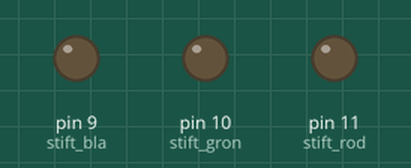
Simulated run of this sketch. Board: Arduino Uno, built with avr-gcc and run on an emulated ATmega328P. Shown: output pins drawn as LEDs (lit = HIGH).

Above: at 0.15 s.
At 5.14 s:
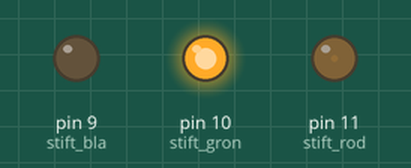
At 7.25 s:
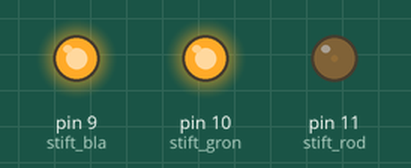
At 12.95 s:
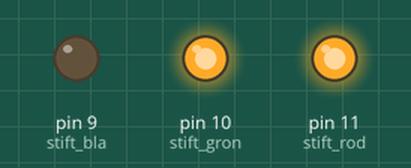
At 18.7 s:
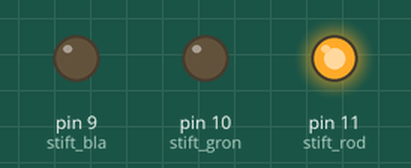
At 33.6 s:
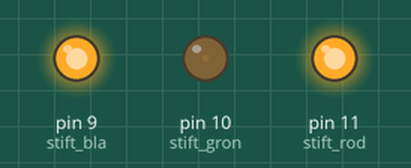
Timing chart, 0 to 40.0 s (numbered marks = the images above):
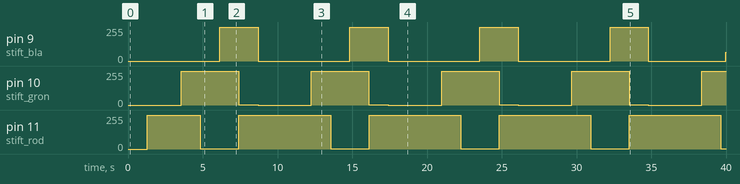

The sketch:

andy.ino
```cpp
const int stift_bla = 9;
const int stift_gron = 10;
const int stift_rod = 11;
const int vantetid1 = 1000;
const int vantetid = 5;

void setup()
{
  pinMode(stift_rod , OUTPUT);
  pinMode(stift_gron, OUTPUT);
  pinMode(stift_bla, OUTPUT);
}

void loop()
{
 for (int i=0; i<256; ++i)
 {
   analogWrite(stift_rod, i);
   analogWrite(stift_gron, 0);
   analogWrite(stift_bla, 0);
   delay(vantetid);
 }
   delay(vantetid1);

 for (int i=0; i<256; ++i)
 {
   analogWrite(stift_gron, i);
  delay(vantetid);
 }
 for (int i=0; i<256; ++i)
 {
  analogWrite(stift_rod, 256 - i);
  delay(vantetid);
 }
 for (int i=0; i<256; ++i)
 {
  analogWrite(stift_bla, i);
   delay(vantetid);
 }
for (int i=0; i<256; ++i)
 {
  analogWrite(stift_gron, 256 - i);
   delay(vantetid);
 }
 for (int i=0; i<256; ++i)
 {
  analogWrite(stift_rod, 255);
   delay(vantetid);
 }
}
 
```

Measured:
- by itself, pin 10 (stift_gron): repeats every 8.7 s: 1/255 1.3 s, 0/255 3.6 s, 255/255 3.8 s
- by itself, pin 11 (stift_rod): repeats every 8.7 s: 1/255 2.6 s, 255/255 6.1 s
- by itself, pin 9 (stift_bla): 0/255 → 255/255 at 6.1 s, → 0/255 2.6 s later, → 255/255 6.1 s later, → 0/255 2.6 s later, … (9 changes in this stretch)
